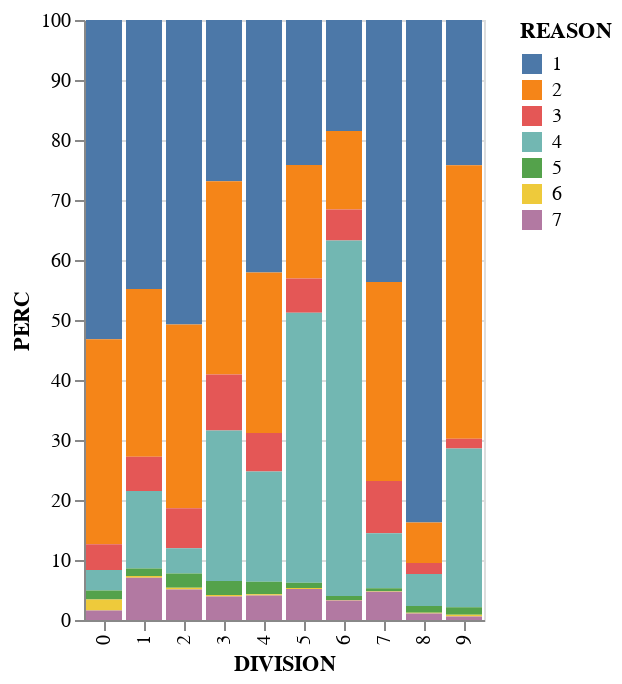

Notebook cell for this chart:
### Markdown cell above
### Region/Census Division

### Code cell
df2 = df.copy()
completion_df = df2.groupby(['DIVISION','REASON']).size().reset_index()
completion_df = completion_df.rename(columns={0:'COUNT'})
completion_df['PERC'] = 100 * completion_df['COUNT'] / completion_df.groupby(['DIVISION'])['COUNT'].transform('sum')

bar = alt.Chart(completion_df).mark_bar().encode(
    x='DIVISION:N',
    y='PERC',
    color='REASON:N',
#    order=alt.Order('PERC', sort='ascending')
)

bar

### Figure 1 — Vega-Lite specification as saved in the notebook (floating-point values rounded to 4 significant figures)
{"config": {"view": {"continuousWidth": 400, "continuousHeight": 300}}, "data": {"name": "data-a7890a2cb75e6991e5aca1ca1881d4b0"}, "mark": "bar", "encoding": {"color": {"field": "REASON", "type": "nominal"}, "x": {"field": "DIVISION", "type": "nominal"}, "y": {"field": "PERC", "type": "quantitative"}}, "$schema": "https://vega.github.io/schema/vega-lite/v4.17.0.json", "datasets": {"data-a7890a2cb75e6991e5aca1ca1881d4b0": [{"DIVISION": 0, "REASON": 1, "COUNT": 1478, "PERC": 53.2}, {"DIVISION": 0, "REASON": 2, "COUNT": 949, "PERC": 34.16}, {"DIVISION": 0, "REASON": 3, "COUNT": 119, "PERC": 4.284}, {"DIVISION": 0, "REASON": 4, "COUNT": 95, "PERC": 3.42}, {"DIVISION": 0, "REASON": 5, "COUNT": 42, "PERC": 1.512}, {"DIVISION": 0, "REASON": 6, "COUNT": 51, "PERC": 1.836}, {"DIVISION": 0, "REASON": 7, "COUNT": 44, "PERC": 1.584}, {"DIVISION": 1, "REASON": 1, "COUNT": 71481, "PERC": 44.82}, {"DIVISION": 1, "REASON": 2, "COUNT": 44590, "PERC": 27.96}, {"DIVISION": 1, "REASON": 3, "COUNT": 9102, "PERC": 5.707}, {"DIVISION": 1, "REASON": 4, "COUNT": 20610, "PERC": 12.92}, {"DIVISION": 1, "REASON": 5, "COUNT": 1979, "PERC": 1.241}, {"DIVISION": 1, "REASON": 6, "COUNT": 459, "PERC": 0.2878}, {"DIVISION": 1, "REASON": 7, "COUNT": 11258, "PERC": 7.059}, {"DIVISION": 2, "REASON": 1, "COUNT": 189215, "PERC": 50.74}, {"DIVISION": 2, "REASON": 2, "COUNT": 114258, "PERC": 30.64}, {"DIVISION": 2, "REASON": 3, "COUNT": 24918, "PERC": 6.682}, {"DIVISION": 2, "REASON": 4, "COUNT": 15660, "PERC": 4.199}, {"DIVISION": 2, "REASON": 5, "COUNT": 8881, "PERC": 2.381}, {"DIVISION": 2, "REASON": 6, "COUNT": 1088, "PERC": 0.2917}, {"DIVISION": 2, "REASON": 7, "COUNT": 18914, "PERC": 5.072}, {"DIVISION": 3, "REASON": 1, "COUNT": 40638, "PERC": 26.88}, {"DIVISION": 3, "REASON": 2, "COUNT": 48648, "PERC": 32.18}, {"DIVISION": 3, "REASON": 3, "COUNT": 14155, "PERC": 9.364}, {"DIVISION": 3, "REASON": 4, "COUNT": 37888, "PERC": 25.06}, {"DIVISION": 3, "REASON": 5, "COUNT": 3530, "PERC": 2.335}, {"DIVISION": 3, "REASON": 6, "COUNT": 389, "PERC": 0.2573}, {"DIVISION": 3, "REASON": 7, "COUNT": 5922, "PERC": 3.917}, {"DIVISION": 4, "REASON": 1, "COUNT": 64132, "PERC": 42.1}, {"DIVISION": 4, "REASON": 2, "COUNT": 40721, "PERC": 26.73}, {"DIVISION": 4, "REASON": 3, "COUNT": 9776, "PERC": 6.418}, {"DIVISION": 4, "REASON": 4, "COUNT": 28017, "PERC": 18.39}, {"DIVISION": 4, "REASON": 5, "COUNT": 3134, "PERC": 2.057}, {"DIVISION": 4, "REASON": 6, "COUNT": 338, "PERC": 0.2219}, {"DIVISION": 4, "REASON": 7, "COUNT": 6209, "PERC": 4.076}, {"DIVISION": 5, "REASON": 1, "COUNT": 80199, "PERC": 24.18}, {"DIVISION": 5, "REASON": 2, "COUNT": 62681, "PERC": 18.9}, {"DIVISION": 5, "REASON": 3, "COUNT": 18938, "PERC": 5.711}, {"DIVISION": 5, "REASON": 4, "COUNT": 149265, "PERC": 45.01}, {"DIVISION": 5, "REASON": 5, "COUNT": 2883, "PERC": 0.8694}, {"DIVISION": 5, "REASON": 6, "COUNT": 506, "PERC": 0.1526}, {"DIVISION": 5, "REASON": 7, "COUNT": 17145, "PERC": 5.17}, {"DIVISION": 6, "REASON": 1, "COUNT": 18602, "PERC": 18.48}, {"DIVISION": 6, "REASON": 2, "COUNT": 13198, "PERC": 13.11}, {"DIVISION": 6, "REASON": 3, "COUNT": 5208, "PERC": 5.174}, {"DIVISION": 6, "REASON": 4, "COUNT": 59633, "PERC": 59.24}, {"DIVISION": 6, "REASON": 5, "COUNT": 679, "PERC": 0.6745}, {"DIVISION": 6, "REASON": 6, "COUNT": 68, "PERC": 0.06755}, {"DIVISION": 6, "REASON": 7, "COUNT": 3272, "PERC": 3.251}, {"DIVISION": 7, "REASON": 1, "COUNT": 31999, "PERC": 43.67}, {"DIVISION": 7, "REASON": 2, "COUNT": 24294, "PERC": 33.15}, {"DIVISION": 7, "REASON": 3, "COUNT": 6389, "PERC": 8.719}, {"DIVISION": 7, "REASON": 4, "COUNT": 6725, "PERC": 9.177}, {"DIVISION": 7, "REASON": 5, "COUNT": 364, "PERC": 0.4967}, {"DIVISION": 7, "REASON": 6, "COUNT": 54, "PERC": 0.07369}, {"DIVISION": 7, "REASON": 7, "COUNT": 3453, "PERC": 4.712}, {"DIVISION": 8, "REASON": 1, "COUNT": 192150, "PERC": 83.77}, {"DIVISION": 8, "REASON": 2, "COUNT": 15422, "PERC": 6.723}, {"DIVISION": 8, "REASON": 3, "COUNT": 4217, "PERC": 1.838}, {"DIVISION": 8, "REASON": 4, "COUNT": 12217, "PERC": 5.326}, {"DIVISION": 8, "REASON": 5, "COUNT": 2639, "PERC": 1.151}, {"DIVISION": 8, "REASON": 6, "COUNT": 201, "PERC": 0.08763}, {"DIVISION": 8, "REASON": 7, "COUNT": 2530, "PERC": 1.103}, {"DIVISION": 9, "REASON": 1, "COUNT": 36035, "PERC": 24.2}, {"DIVISION": 9, "REASON": 2, "COUNT": 67849, "PERC": 45.57}, {"DIVISION": 9, "REASON": 3, "COUNT": 2432, "PERC": 1.633}, {"DIVISION": 9, "REASON": 4, "COUNT": 39393, "PERC": 26.46}, {"DIVISION": 9, "REASON": 5, "COUNT": 1874, "PERC": 1.259}, {"DIVISION": 9, "REASON": 6, "COUNT": 422, "PERC": 0.2834}, {"DIVISION": 9, "REASON": 7, "COUNT": 879, "PERC": 0.5904}]}}
